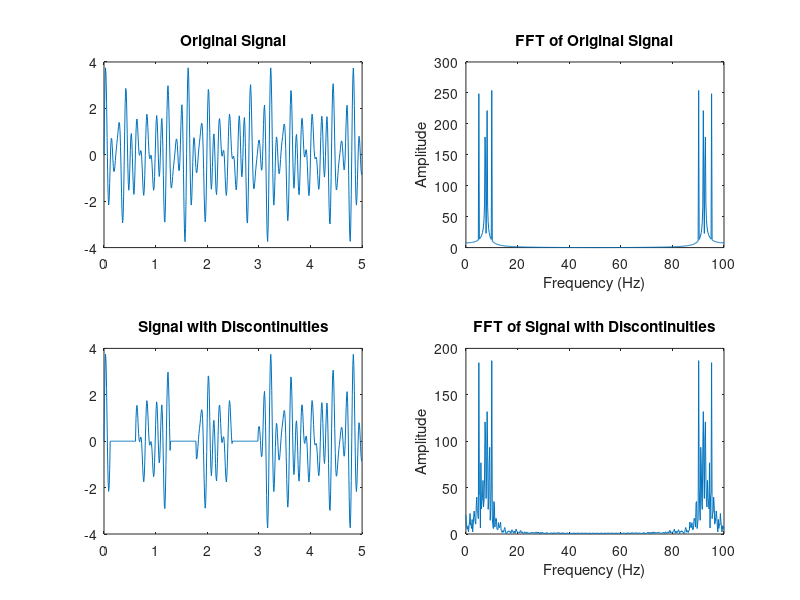

Write MATLAB code to recreate this figure.
% Parameters
fs = 100; % Sampling rate (Hz)
t = 0:1/fs:5-1/fs; % Time vector for 30 seconds
f1 = 5; % Frequency of the first component (Hz)
f2 = 10; % Frequency of the second component (Hz)
f3 = 7.5; % Frequency of the third component (Hz)
f4 = 8.13; % Frequency of the third component (Hz)

% Create 5 Hz + 10 Hz signal
signal = sin(2*pi*f1*t) + sin(2*pi*f2*t) + sin(2*pi*f3*t) + sin(2*pi*f4*t);

% Plot the signal and its FFT in one column
figure;

% Plot original signal
subplot(2, 2, 1);
plot(t, signal);
title('Original Signal');

% Plot FFT of original signal
subplot(2, 2, 2);
fft_result_original = fft(signal);
frequencies_original = linspace(0, fs, numel(fft_result_original));
plot(frequencies_original, abs(fft_result_original));
title('FFT of Original Signal');
xlabel('Frequency (Hz)');
ylabel('Amplitude');

% Introduce three random 0.5-second gaps
gap_duration = 0.5 * fs; % 0.5 second gap in samples

for i = 1:3
    gap_start = randi([1, numel(t)-gap_duration]); % Random start index for gap
    signal(gap_start:gap_start+gap_duration-1) = 0; % Set values to zero for the gap
end

% Plot signal with discontinuities
subplot(2, 2, 3);
plot(t, signal);
title('Signal with Discontinuities');

% Compute and plot FFT of signal with discontinuities
subplot(2, 2, 4);
fft_result_discontinuous = fft(signal);
frequencies_discontinuous = linspace(0, fs, numel(fft_result_discontinuous));
plot(frequencies_discontinuous, abs(fft_result_discontinuous));
title('FFT of Signal with Discontinuities');
xlabel('Frequency (Hz)');
ylabel('Amplitude');